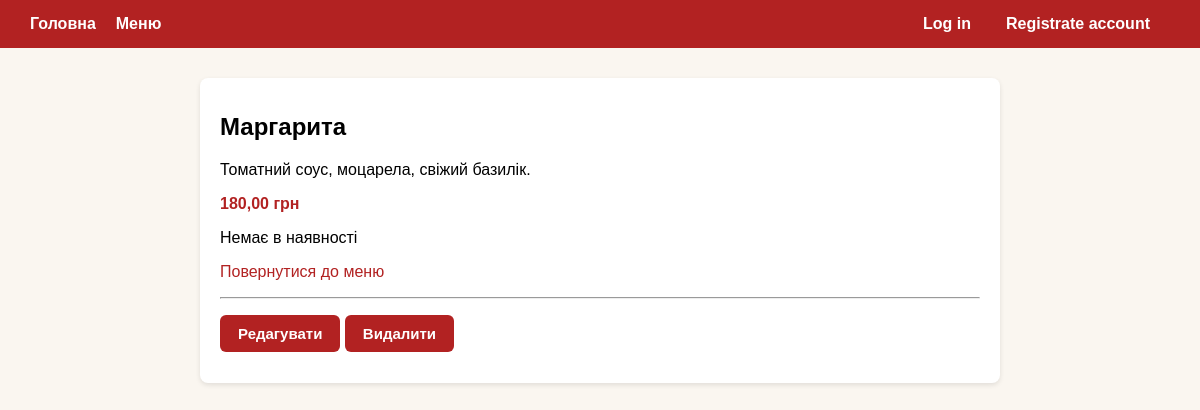
Page /menu/1/ on the committed database.
### menu/models.py (models this page shows, shortened)
class Dish(models.Model):
    name = models.CharField("Назва", max_length=150)
    description = models.TextField("Опис", blank=True)
    price = models.DecimalField("Ціна, грн", max_digits=7, decimal_places=2)
    category = models.ForeignKey(Category,on_delete=models.CASCADE, related_name="dishes", verbose_name="Категорія" )
    is_available = models.BooleanField("Є в наявності", default=True)
    created_at = models.DateTimeField("Додано", auto_now_add=True)
    class Meta:
        verbose_name = "Страва"
        verbose_name_plural = "Страви"
        ordering = ["name"]

### menu/views.py (the view)
# urls.py: path("menu/<int:dish_id>/", views.dish_detail, name="dish_detail"),
def dish_detail(request, dish_id):
    dish = get_object_or_404(
        Dish.objects.select_related("category"),
        id=dish_id
    )
    return render(
        request,
        "menu/dish_detail.html",
        {"dish": dish}
    )

### menu/templates/menu/dish_detail.html (shortened to what this page needs)
{% extends "menu/base.html" %}
{% block content %}
<article class="card">
    <h1>{{ dish.name }}</h1>
    <p>{{ dish.description|default:"Опис відсутній" }}</p>
    <p class="price">{{ dish.price }} грн</p>
    <p>
        {% if dish.is_available %}
            Є в наявності
        {% else %}
            Немає в наявності
        {% endif %}
    </p>
    <p>
        <a href="{% url 'menu:menu_list' %}">
            Повернутися до меню
        </a>
    </p>
    <hr>
    <p>
        <a href="{% url 'menu:dish_update' dish_id=dish.id %}">
            <button type="button">Редагувати</button>
        </a>
        <a href="{% url 'menu:dish_delete' dish_id=dish.id %}">
            <button type="button">Видалити</button>
        </a>
    </p>
</article>
{% endblock %}

### menu/templates/menu/base.html (style rules this page uses)
body { font-family: Arial, sans-serif; margin: 0; background: #faf6f0; }
.card { background: white; padding: 15px 20px; margin-bottom: 15px; border-radius: 8px; box-shadow: 0 2px 5px rgba(0, 0, 0, 0.1); }
.price { color: #b22222; font-weight: bold; }
.card button { background: #b22222; color: white; padding: 10px 18px; border: none; border-radius: 6px; font-size: 15px; font-weight: bold; cursor: pointer; }
.card a { color: #b22222; text-decoration: none; }

### rows in the picture
Dish: name "Маргарита", description "Томатний соус, моцарела, свіжий базилік.", price "180,00"
